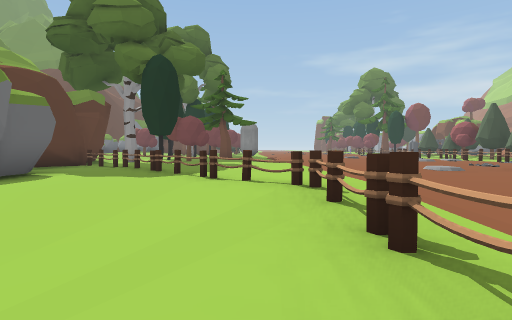
[1] (above)

23 first-person views from a walk through a Unity game level. The camera is 1.2 m above the floor, tilts 2° down and sees 80° across. The floor is counted in squares, 2.57 m on a side. Each view is taken from the middle of a square. On the plan, view 1 faces up. The plan holds only what a view shows up to about 9 squares ahead; the rest is blank. The place goes on beyond the plan. The player is left out. Some surface patterns are stand-ins.

[2]
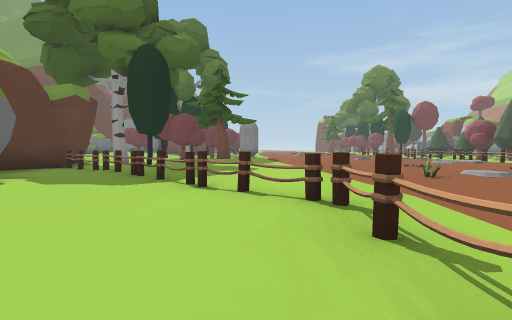

[3]
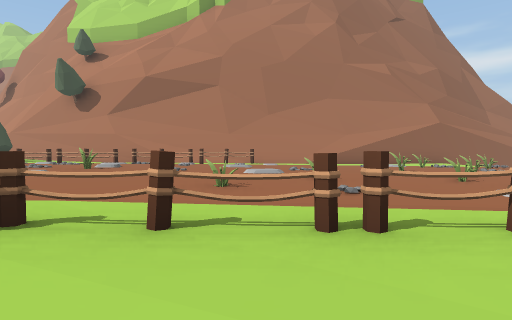

[4]
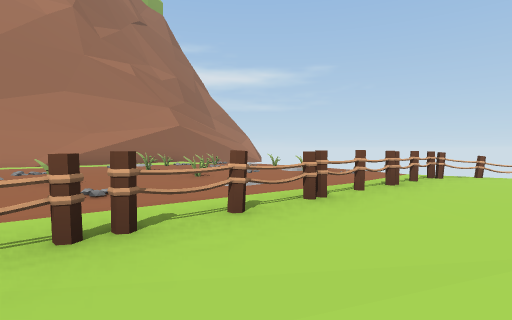

[5]
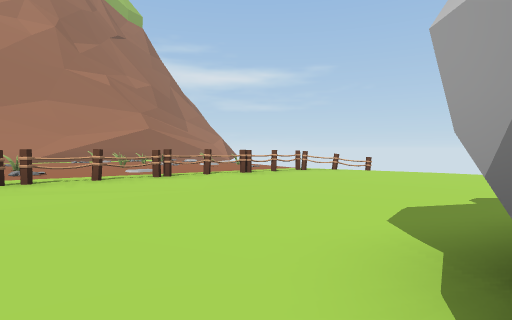

[6]
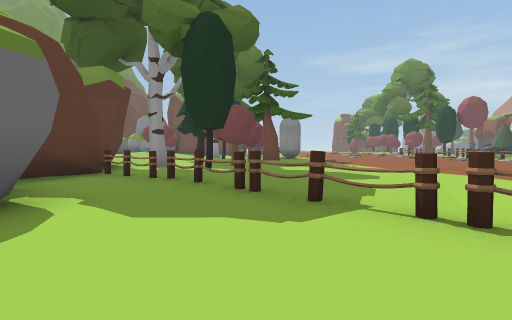

[7]
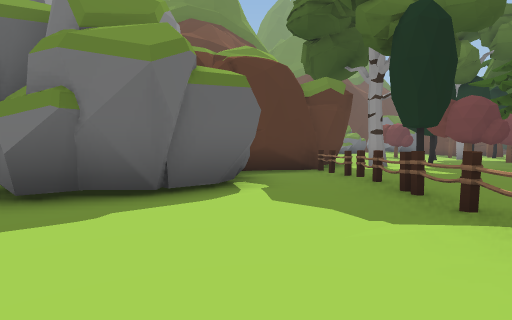

[8]
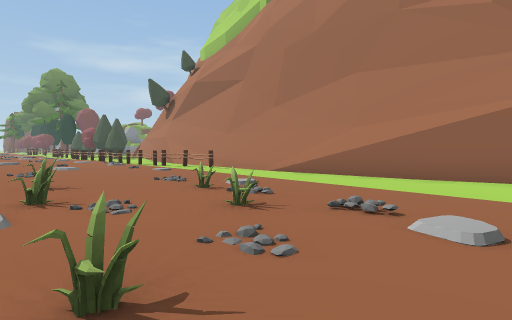

[9]
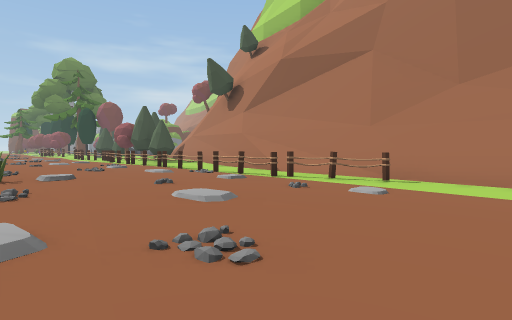

[10]
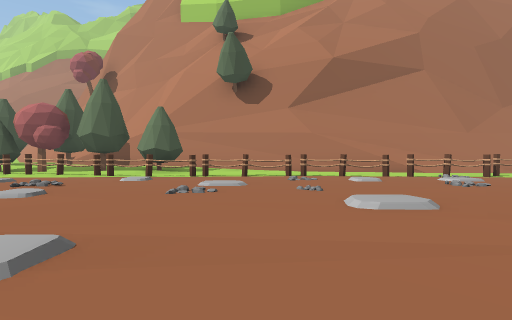

[11]
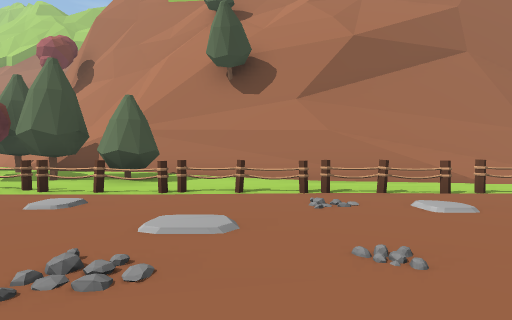

[12]
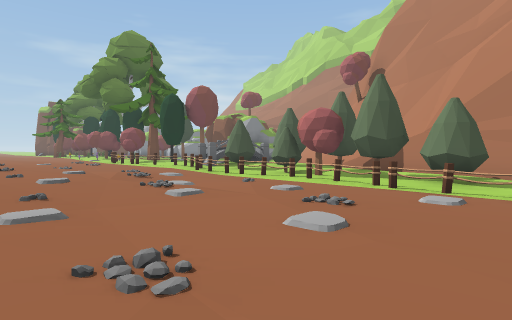

[13]
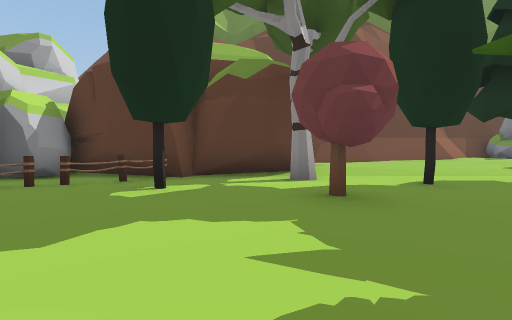

[14]
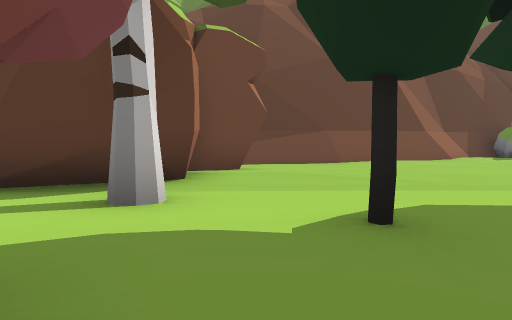

[15]
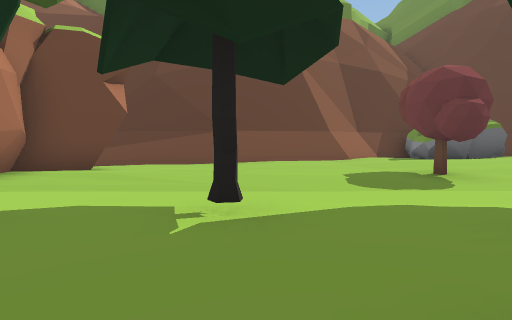

[16]
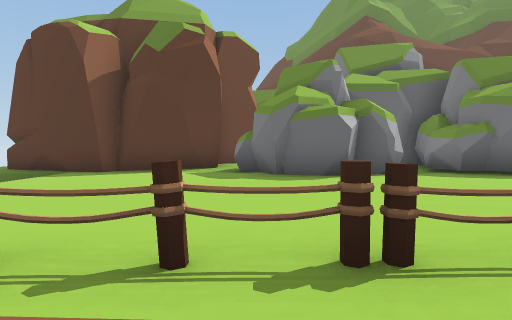

[17]
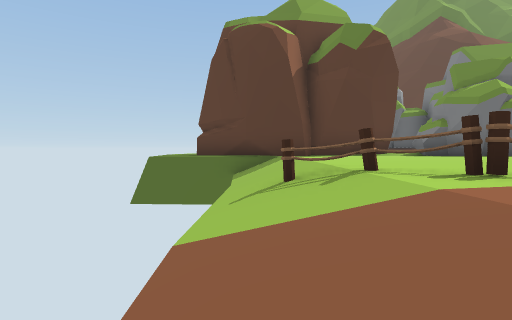

[18]
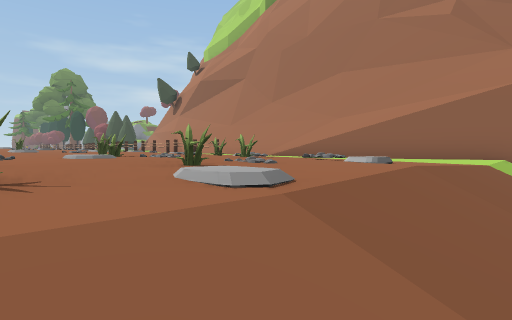

[19]
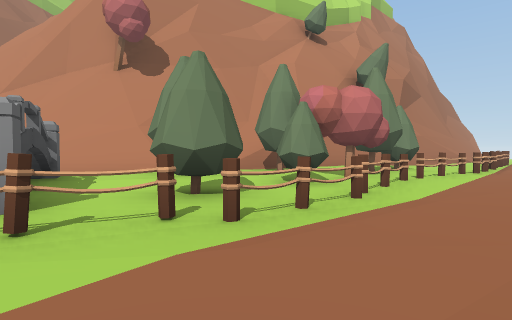

[20]
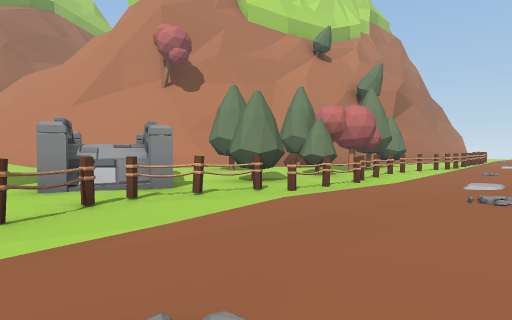

[21]
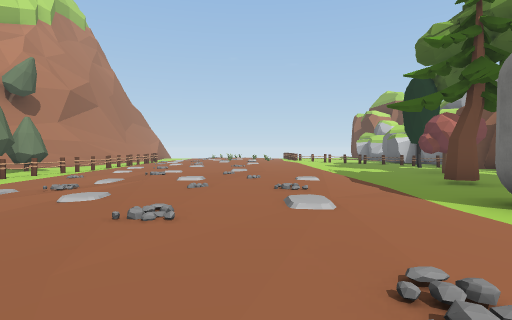

[22]
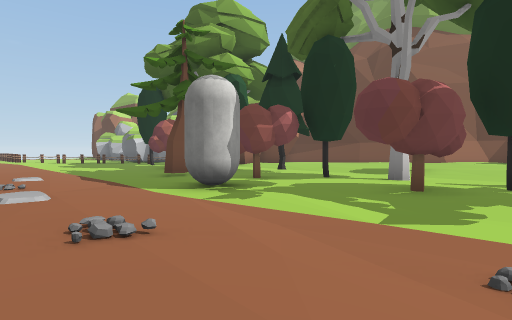

[23]
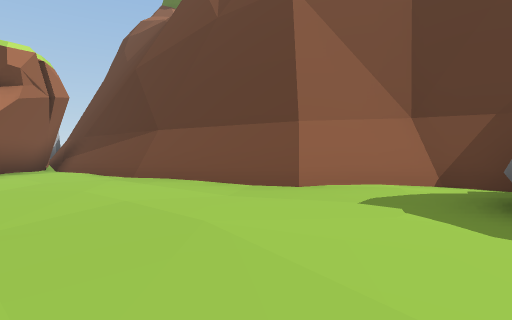

### Floor plan
Key: @ floor where view 1 was taken; # wall or solid block; x gap in a wall; . main floor; : floor 0.25 m higher than the main floor; - floor 0.25 m lower than the main floor; + floor 0.5 m higher than the main floor; / step, stairs or slope; = window, fence, low wall or low ledge; ^ raised ledge; O other object.
Columns run from 13 left of view 1 to 19 right of it. Each row starts with its distance up from view 1.
 22   OO/      :..//+  +::O:.
 21 #OO++//...O#.../++++::O.#::
 20 ##+++//....O.://+++:::O##^#
 19  #/++:O.......//+++:::O..#:  //#^
 18  ##::::..O...#/+++//:.OO/::/###^
 17   #::::....Ox#/++++//.O./O:##^
 16   #::::..O..../++++/:.OO::/=^
 15   #:.::/......//+++/:.OOOO/
 14   #:.::..O..O./++//::.OOO#/^
 13   #:.::......./++:/::.OOO#^
 12   #/#####.O#../++++::O.O ##
 11   ###  #....../++++::O.O##
 10    #   #..O...///++::O..##
  9        ##O....//+++::O. #
  8        ##O..../:+++:/O.=#
  7        ##.O...::/++:/O.##
  6         ##.OO.:::++::O.#^
  5         ##..O.:O+O//:OO=^
  4       ####...O:::::::.O##
  3       ###.....O::::::.O##
  2         #.....OO:/:/...#
  1         ##....O.O:::...#
  0         ##...@O..::....##
 -1        ##.....O.O:O...-##
 -2        #......O..O.O..--#
 -3        #......OO::.O..--#
 -4        #.....-O/OO/..---#
 -5        #..../O//////.---#
 -6        ##//////////
 -7        ##

Where each view was taken, in squares from view 1:
view 1: 0 up, 0 right, facing up
view 2: 1 up, 0 right, facing up
view 3: 2 up, 1 left, facing right
view 4: 2 up, 1 left, facing down-right
view 5: 2 up, 4 left, facing down-right
view 6: 3 up, 2 left, facing up
view 7: 3 up, 1 left, facing up-left
view 8: 5 down, 4 right, facing up-right
view 9: 0 up, 4 right, facing up-right
view 10: 9 up, 2 right, facing right
view 11: 9 up, 4 right, facing right
view 12: 10 up, 3 right, facing up-right
view 13: 11 up, 1 right, facing left
view 14: 13 up, 2 left, facing left
view 15: 16 up, 2 left, facing left
view 16: 1 down, 2 right, facing left
view 17: 6 down, 3 right, facing left
view 18: 6 down, 3 right, facing up-right
view 19: 20 up, 7 right, facing down-right
view 20: 22 up, 6 right, facing down-right
view 21: 21 up, 3 right, facing down
view 22: 22 up, 3 right, facing down-left
view 23: 21 up, 8 left, facing down-left
